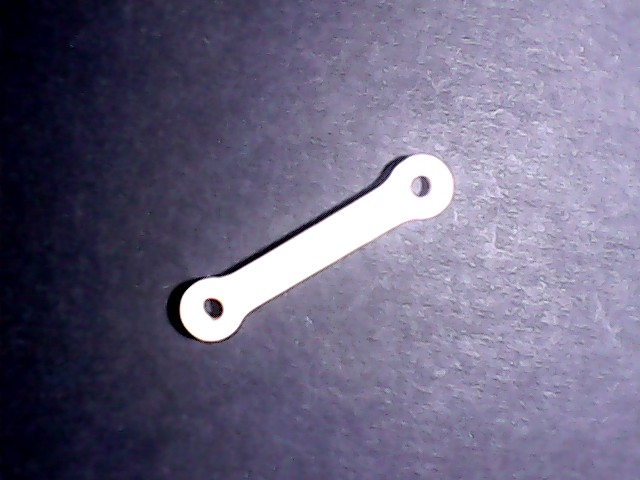
#> input picture Src/bt3/right.jpg, 640 x 480 px, found by its file name
$ jupyter execute PhotoMetricStereo.ipynb
#> lines starting #> are read from the running program, lines starting #| are printed output that depends on the picture; after the words box and inside, x2 and y2 are one past the last pixel; in counts of white or black regions, pixels touching at a corner belong together
### **Derivation of Surface Normals**

**Derivation of the Surface Normal**

We know that:
$$\text{Slope} = \frac{dy}{dx} \quad \text{(or } \frac{\text{Height}}{\text{Width}} \text{)}$$

A surface normal is the vector orthogonal to the tangent vectors along the x and y axes.

<br>

#### **1. Vector along the X-axis**
Consider the XZ plane where the surface has a slope of $p$.
If the x-displacement (width) is $dx$ and the height is $dz$, then the slope is $p$.

Solving for height:
$$\text{Slope} \times \text{Width} = \text{Height} \implies p \cdot dx$$

Assuming $dx = 1$, the height is $p$. Since we are not moving along the Y direction, the y-displacement is $0$.

Representing this as a vector:
$$\vec{V}_x = [1, 0, p]$$

<br>

#### **2. Vector along the Y-axis**
Similarly, for the vector along the YZ axis, if the slope is $q$ and we assume $dy = 1$, the vector becomes:

$$\vec{V}_y = [0, 1, q]$$

<br>

#### **3. Finding the Normal Vector**
The normal vector is orthogonal to both tangent vectors. Mathematically, this is found using the **cross product** of the vectors derived above:

$$\vec{N} = \vec{V}_x \times \vec{V}_y = \det \begin{bmatrix} \mathbf{i} & \mathbf{j} & \mathbf{k} \\ 1 & 0 & p \\ 0 & 1 & q \end{bmatrix}$$

Solving the determinant:

$$= \mathbf{i}(0 \cdot q - 1 \cdot p) - \mathbf{j}(1 \cdot q - 0 \cdot p) + \mathbf{k}(1 \cdot 1 - 0 \cdot 0)$$

$$= -p\mathbf{i} - q\mathbf{j} + 1\mathbf{k}$$

Representing this as a vector, we get:

$$\vec{N} = [-p, -q, 1]$$

### **Defining Knowns and Unknowns**

Here we consider the reflectance model to be **Lambertian**.

<br>

**1. The Knowns (Source Vector)**
The Source Vector $\vec{S}$ represents the lighting. It is defined by the position of the light source relative to the camera center along $(x, y, z)$.
* In practice, we calibrate the setup so we know exactly where the light is coming from for every image.

<br>

**2. The Unknowns (Surface Normal)**
The Normal vector is the orientation of the surface at a specific pixel.
$$\vec{N} = [n_x, n_y, n_z]$$

<br>

**3. Simplification**
For convenience, we often assume the **Albedo (Reflectance)** is constant or normalized to $1$.
$$\rho = 1$$

<br>

**The Simplified Equation**
With these assumptions, the equation becomes a simple dot product:

$$I = \vec{S} \cdot \vec{N}$$

<br>

**Inference:**
We can infer that if the **dot product similarity** between the Source vector and the Normal vector is high (i.e., they are facing each other), the intensity $I$ will be high (bright). If they are perpendicular, the intensity will be zero (dark).

### **Setup for Photometric Stereo**

[cell 1]
import numpy as np

# 1. DEFINE YOUR MEASURED DISTANCES
# Distance from center hole to the LED
xoffset = 3.5
# Height of the camera/lights above the object
zheight = 7.0

# 2. DEFINE RAW POSITIONS [X, Y, Z]
# Since it's a cross, one coordinate is always 0 for X/Y.
# Order matches your previous list: 0, 180, 270, 90 (Right, Left, Bottom, Top)
raw_light_positions = [
    [xoffset,  0,    zheight],  # Right (0 deg)
    [-xoffset, 0,    zheight],  # Left (180 deg)
    [0,  -xoffset,   zheight],  # Bottom (270 deg)
    [0,   xoffset,   zheight]   # Top (90 deg)
]

# 3. NORMALIZE TO GET UNIT VECTORS
LIGHTS = []
for pos in raw_light_positions:
    vec = np.array(pos)
    # Divide vector by its length (magnitude) to make it a unit vector
    unit_vec = vec / np.linalg.norm(vec)
    LIGHTS.append(np.round(unit_vec, 2))

LIGHTS = np.array(LIGHTS)

# Output
for i in range(len(LIGHTS)):
    print(f"L{i} Vector: {LIGHTS[i]}")

### **Solving for $\hat{N}$**

Let's start with the fundamental equation for the surface normal:
$$I = \hat{N} \cdot \vec{S}$$

Expanding the dot product into its components:
$$I = n_x s_x + n_y s_y + n_z s_z$$

<br>

**1. Identifying Variables**
* **Unknowns:** $n_x, n_y, n_z$ (The components of the Normal Vector).
* **Knowns:** $s_x, s_y, s_z$ (The Light Source Vector) and $I$ (The Pixel Intensity).

<br>

**2. The System of Equations**
Since we have **3 unknowns**, we need at least **3 unique equations** (images) to solve this system mathematically.

<br>

**3. The Solution Process**
We capture **3 images**, each with a different light source direction. This allows us to construct a system of linear equations (using matrices) and solve for the normal vector $\vec{N}$ at every pixel.

[cell 2]
import numpy as np
import cv2
import matplotlib.pyplot as plt

def compute_normals(images, L):
    N_imgs, H, W = images.shape

    # Flatten images: (N, H, W) -> (N, Total_Pixels)
    I_flat = images.reshape(N_imgs, -1).astype(float)

    # Solve Linear System: G = pinv(L) . I
    L_inv = np.linalg.pinv(L)
    G = np.dot(L_inv, I_flat)

    # Normalize to get Unit Vectors (ignoring Albedo)
    magnitude = np.linalg.norm(G, axis=0)
    magnitude[magnitude == 0] = 1e-10 # Avoid divide by zero

    normals = G / magnitude

    # Reshape to (H, W, 3) and move channels to back
    normal_map = normals.reshape(3, H, W).transpose(1, 2, 0)

    return normal_map

# --- MAIN EXECUTION ---

# 1. LOAD SPECIFIC IMAGES
# Ensure this list matches the order of vectors in your 'LIGHTS' variable!
# (e.g., if LIGHTS[0] is Right, then filenames[0] must be 'right.jpg')
filenames = ["right.jpg", "left.jpg", "bottom.jpg", "top.jpg"]
loaded_imgs = []

print("Loading images...")
for f in filenames:
    # Load as Grayscale (0)
    img = cv2.imread(f, 0)
#> img: shape (480, 640); min 0, max 255, mean 107.7

    if img is None:
        raise ValueError(f"Error: Could not find or load image '{f}'")

    loaded_imgs.append(img)
#> pass 2 of the loop `for f in filenames:`:
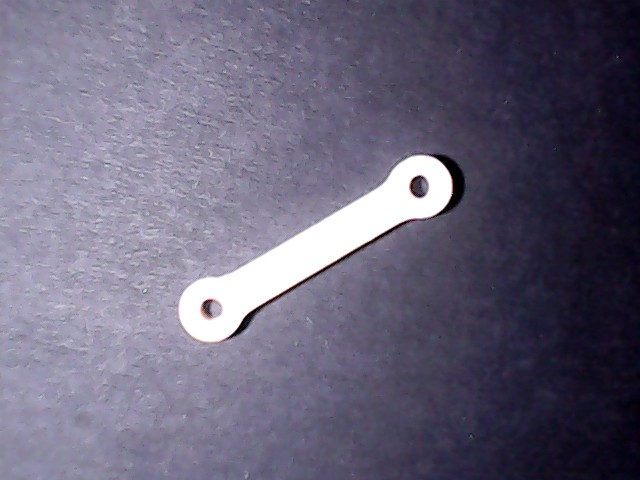
#> input picture Src/bt3/left.jpg, 640 x 480 px, found by its file name
#> `img = cv2.imread(f, 0)`:
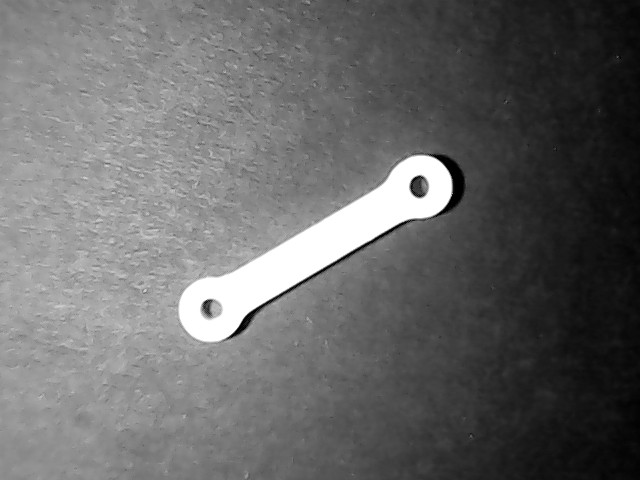
#> img: shape (480, 640); min 0, max 255, mean 104.3
#> pass 3 of the loop `for f in filenames:`:
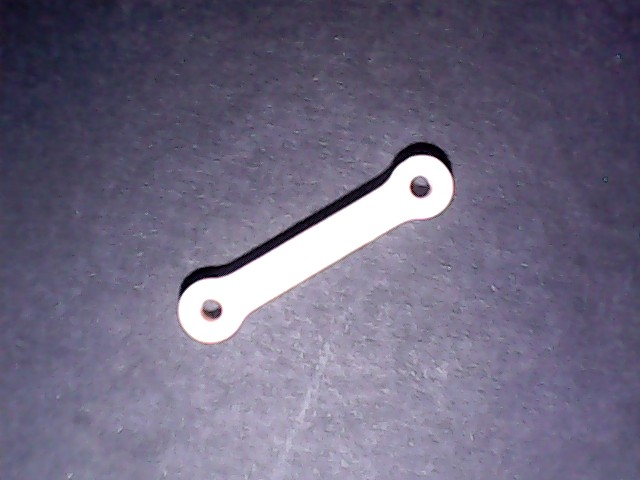
#> input picture Src/bt3/bottom.jpg, 640 x 480 px, found by its file name
#> `img = cv2.imread(f, 0)`:
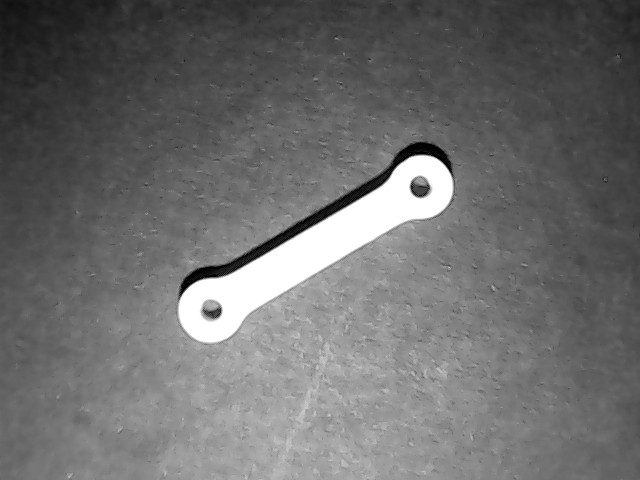
#> img: shape (480, 640); min 0, max 255, mean 108.7
#> the loop made 4 passes; the first 3 are shown

# Stack into (4, H, W) array
image_stack = np.array(loaded_imgs)

# 2. COMPUTE
# We assume 'LIGHTS' is already defined in your environment
print("Computing Surface Normals...")
normal_map = compute_normals(image_stack, LIGHTS)

# 3. VISUALIZE
# Scale [-1, 1] to [0, 255] for display
display_norm = ((normal_map + 1) / 2 * 255).astype(np.uint8)


#[nx,ny,nz] is gonna be as [r,g,b]
plt.figure(figsize=(10, 10))
plt.imshow(display_norm)
plt.title("Reconstructed Surface Normals")
plt.axis("off")
plt.show()

### **Integration of Surface Normals**

Once we have computed the surface normal $\hat{N} = [n_x, n_y, n_z]$ for every pixel, the next step is to reconstruct the 3D surface height $Z(x,y)$.

To do this, we must first convert the **Unit Normal components** into **Surface Gradients** ($p$ and $q$).

<br>

#### **1. Relating the Two Normal Representations**
We have two ways to represent the same surface orientation:

* **Calculated Unit Normal (from Photometric Stereo):**
    This vector has a length of 1.
    $$\hat{N} = [n_x, n_y, n_z]$$

* **Gradient-Based Normal (from Calculus derivation):**
    This vector is defined by the surface slopes $p = \frac{\partial z}{\partial x}$ and $q = \frac{\partial z}{\partial y}$.
    $$\vec{N}_{grad} = [-p, -q, 1]$$

<br>

#### **2. Deriving P and Q**
Since both vectors represent the same surface orientation, they must be parallel. Therefore, they differ only by a scaling factor $k$.

We can scale the Unit Normal $\hat{N}$ such that its Z-component becomes 1. This is done by dividing the vector by $n_z$:

$$\frac{\hat{N}}{n_z} = \left[ \frac{n_x}{n_z}, \frac{n_y}{n_z}, \frac{n_z}{n_z} \right] = \left[ \frac{n_x}{n_z}, \frac{n_y}{n_z}, 1 \right]$$

Now, we equate this scaled vector to the Gradient Normal $[-p, -q, 1]$:

$$\left[ \frac{n_x}{n_z}, \frac{n_y}{n_z}, 1 \right] = [-p, -q, 1]$$

By comparing the corresponding $x$ and $y$ components, we derive the formulas for the gradients:

$$p = -\frac{n_x}{n_z} \quad \text{and} \quad q = -\frac{n_y}{n_z}$$

[cell 3]
import matplotlib.pyplot as plt
import numpy as np


step = 10
arrow_color = 'cyan'

# --- PREPARE DATA ---
H, W, _ = normal_map.shape
#> H = 480; W = 640

# 1. Create Grid
Y, X = np.mgrid[0:H:step, 0:W:step]

# 2. Extract Components
# We flip V because image Y-axis goes DOWN, but math Y-axis goes UP
U = normal_map[::step, ::step, 0]
V = -normal_map[::step, ::step, 1]

# 3. Mask Background (Optional)
# If the vector is super short (background), set it to NaN so it doesn't plot
magnitude = np.sqrt(U**2 + V**2)
mask = magnitude < 0.1  # Ignore flat/background areas
#> mask: shape (48, 64) bool; 4.1% white; 2 white regions (1 under 20 px), largest, box (x1, y1, x2, y2) and area: (19, 16, 46, 35) 126
U[mask] = np.nan
#> U: shape (48, 64) float64; 4.13% of the values are NaN or infinite; the others: min -0.935, max 0.898, mean 0.00748
V[mask] = np.nan
#> V: shape (48, 64) float64; 4.13% of the values are NaN or infinite; the others: min -0.838, max 0.893, mean -0.0192

# --- PLOTTING ---
plt.figure(figsize=(12, 12))

# Show base image
plt.imshow(loaded_imgs[0], cmap='gray', alpha=0.5)

# Draw Quiver
# pivot='mid': The dot is the center of the arrow
# scale=None: Matplotlib tries to auto-size them
# width=0.005: Makes the arrow shaft thicker
plt.quiver(X, Y, U, V, color=arrow_color, pivot='mid', scale=None, width=0.005)

plt.title(f"2D Surface Normals (Autoscaled)")
plt.axis("off")
plt.show()

### **Surface Integration: Reconstructing Height from Gradients**

Having computed the surface gradients $P$ (slope in $x$) and $Q$ (slope in $y$), we can now reconstruct the 3D surface height $Z$.

Since the gradient represents the **rate of change** of height, the height itself is simply the **accumulation** (integral) of these changes over the image.

<br>

#### **1. The Integration Strategy (Path Dependence)**
To solve for $Z(x,y)$, we use a **Cumulative Sum** approach. Since integration requires a specific path, we adopt a standard **"Column-First, then Row"** strategy (often called the "L-Shape" method):

1.  **The Vertical "Spine" (Column 0):**
    First, we calculate the height of the very first column by summing the vertical slopes ($Q$) from top to bottom.
    $$Z(0, y) = \sum_{i=0}^{y} Q(0, i)$$
    *This establishes the relative height of the left edge of the image.*

2.  **The Horizontal "Ribs" (Rows):**
    Next, for every row $y$, we calculate the rest of the pixels by summing the horizontal slopes ($P$) from left to right, using the "Spine" value as the starting point.
    $$Z(x, y) = Z(0, y) + \sum_{j=0}^{x} P(j, y)$$

<br>

#### **2. The Challenge: Error Propagation**
While this method is mathematically valid and intuitive for learning, it introduces a specific artifact known as **"Streaking."**

* **The Cause:** If a pixel at the start of a row (e.g., on the "Spine") contains noise or a shadow, that error is added to **every subsequent pixel** in that row during the cumulative sum.
* **The Visual Effect:** Small errors effectively shift entire rows up or down, creating visible horizontal lines across the 3D model.

<br>

#### **3. Advanced Alternatives**
To mitigate this, advanced applications use **Global Integration** methods:
* **Poisson Integration:** Solves for all pixels simultaneously by minimizing the global error.
* **Frankot-Chellappa:** Enforces integrability in the Fourier domain.

However, for the purpose of understanding the physical relationship between Normals and Depth, the **Naive Cumulative Sum** provides the clearest direct visualization of the process.

[cell 4]
import numpy as np
import matplotlib.pyplot as plt
from mpl_toolkits.mplot3d import Axes3D

# ==========================================
# 1. INTEGRATION FUNCTIONS
# ==========================================

def integrate_standard_roi(grad_x, grad_y):
    """
    Standard Sum Integration (Col 0 -> Rows)
    """
    H, W = grad_x.shape
    Z = np.zeros((H, W))

    # 1. Vertical Spine (Column 0)
    # Integrate grad_y down the first column
    Z[:, 0] = np.cumsum(grad_y[:, 0], axis=0)

    # 2. Horizontal Ribs (Rows)
    # Integrate grad_x across all rows
    row_cum_sum = np.cumsum(grad_x, axis=1)

    # 3. Align Rows to Spine
    # Current cumsum starts at arbitrary values. We shift them so
    # the first column matches the "Spine" we calculated in Step 1.

    # Get the value of the first column of the X-integration
    x_start_vals = row_cum_sum[:, 0:1]

    # Formula: Spine_Height + (Row_Sum - Row_Start_Value)
    Z = Z[:, 0:1] + row_cum_sum - x_start_vals

    return Z

def detrend_surface(Z):
    """ Fits a plane and subtracts it to remove global tilt. """
    H, W = Z.shape
    Y, X = np.indices((H, W))

    # Ignore NaNs during fitting if any exist
    mask = np.isfinite(Z)
    if not mask.any(): return Z

    A = np.c_[X[mask], Y[mask], np.ones(mask.sum())]
    C, _, _, _ = np.linalg.lstsq(A, Z[mask], rcond=None)

    plane = C[0] * X + C[1] * Y + C[2]
    return Z - plane

# ==========================================
# 2. MAIN EXECUTION (ROI ONLY)
# ==========================================

# CONFIG: Pixels to remove from edges
CROP = 145

if 'normal_map' in locals():
    print(f"Processing ROI (Standard Integration, Cropping {CROP}px)...")

    # A. CROP NORMAL MAP
    nm_roi = normal_map[CROP:-CROP, CROP:-CROP]
#> nm_roi: shape (190, 350, 3) float64; 0.06% of the values are NaN or infinite; the others: min -0.936, max 1, mean 0.293

    # B. COMPUTE GRADIENTS
    nx = nm_roi[:, :, 0]
    ny = nm_roi[:, :, 1]
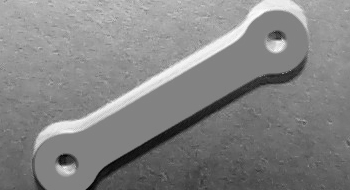
#> ny: shape (190, 350) float64; min -0.936, max 0.891, mean 0.0137; drawn with min black and max white
    nz = nm_roi[:, :, 2]
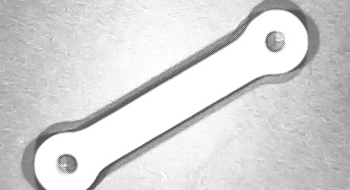
#> nz: shape (190, 350) float64; min 0.302, max 1, mean 0.84

    # Safe Division (Prevent divide by zero)
    nz_safe = np.where(np.abs(nz) < 0.1, 0.1, nz)

    grad_x = -nx / nz_safe
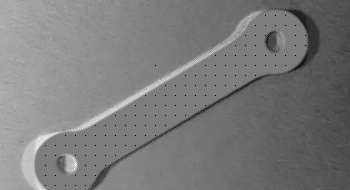
#> grad_x: shape (190, 350) float64; 0.19% of the values are NaN or infinite; the others: min -2.85, max 2.96, mean -0.0349; drawn with min black, max white, NaN and infinite black
    grad_y = -ny / nz_safe
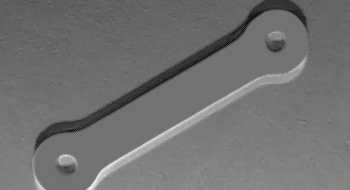
#> grad_y: shape (190, 350) float64; min -2.54, max 3.1, mean -0.0261; drawn with min black and max white

    # Optional: Mask out gradients if they are too steep (noise)
    grad_x[np.abs(grad_x) > 5] = 0
    grad_y[np.abs(grad_y) > 5] = 0

    # C. INTEGRATE
    Z_roi = integrate_standard_roi(grad_x, grad_y)
#> in integrate_standard_roi, `row_cum_sum = np.cumsum(grad_x, axis=1)`:
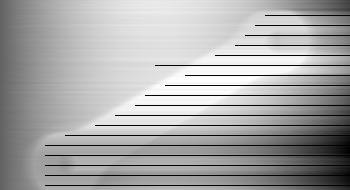
#> row_cum_sum: shape (190, 350) float64; 5.71% of the values are NaN or infinite; the others: min -60.71, max 98.71, mean 49.6; drawn with min black, max white, NaN and infinite black
#> in integrate_standard_roi, `x_start_vals = row_cum_sum[:, 0:1]`: x_start_vals = 190 values, max 1.26 at index 26, min 0.627 at index 147, mean 0.982

    # D. DETREND & CLEANUP
    Z_final = detrend_surface(Z_roi)
#> in detrend_surface, `mask = np.isfinite(Z)`:
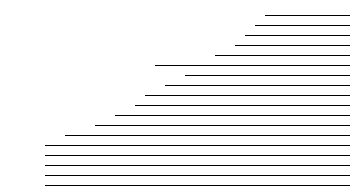
#> mask: shape (190, 350) bool; 94.3% white; black in thin lines or dots, all inside (x1, y1, x2, y2) = (45, 15, 350, 186)
#> in detrend_surface, `C, _, _, _ = np.linalg.lstsq(A, Z[mask], rcond=None)`: C = [-0.0253, -0.289, 61.25]
#> in detrend_surface, `plane = C[0] * X + C[1] * Y + C[2]`:
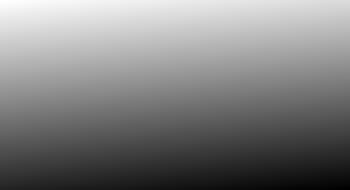
#> plane: shape (190, 350) float64; min -2.14, max 61.25, mean 29.6; drawn with min black and max white

    # Sanitize for plotting (fill NaNs with 0)
    Z_final = np.nan_to_num(Z_final, nan=0.0)
    Z_final = Z_final - np.min(Z_final) # Shift to 0
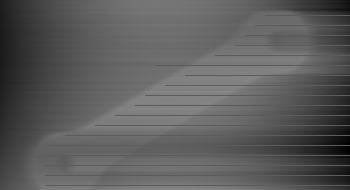
#> Z_final: shape (190, 350) float64; min 0, max 134.4, mean 92.3

    # ==========================================
    # 3. VISUALIZATION
    # ==========================================
    print("Rendering ROI Surface...")
    fig = plt.figure(figsize=(10, 8))
    fig.patch.set_facecolor('#1e1e1e')

    ax = fig.add_subplot(111, projection='3d')
    ax.set_facecolor('#1e1e1e')

    H_crop, W_crop = Z_final.shape
#> H_crop = 190; W_crop = 350
    X, Y = np.meshgrid(np.arange(W_crop), np.arange(H_crop))

    # Plot
    surf = ax.plot_surface(X, Y, Z_final, cmap='plasma',
                           edgecolor='none', rstride=1, cstride=1)
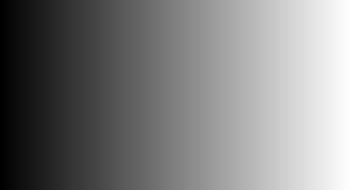
#> X: shape (190, 350) int64; min 0, max 349, mean 174.5; drawn with min black and max white

    ax.view_init(elev=50, azim=-45)
    ax.set_title(f"ROI Integration (Standard Sum)", color='white')
    ax.axis('off')

    plt.tight_layout()
    plt.show()
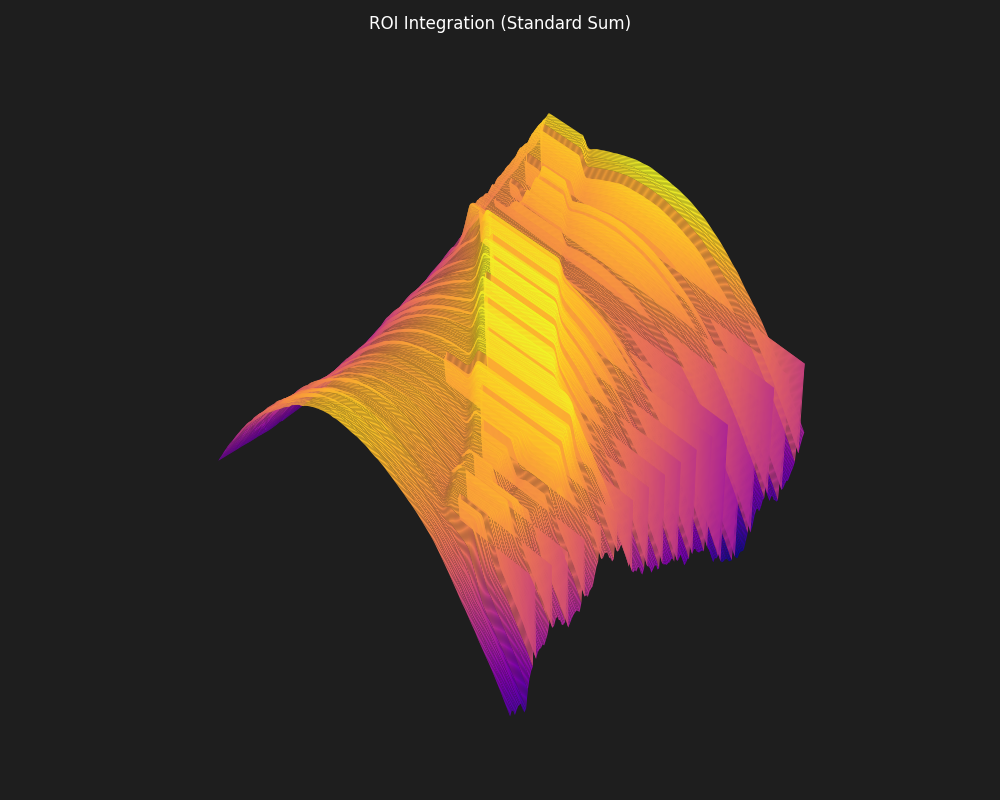
#> figure drawn by matplotlib, 1 panel

else:
    print("Error: 'normal_map' not found. Please run the Normal Calculation step first.")
